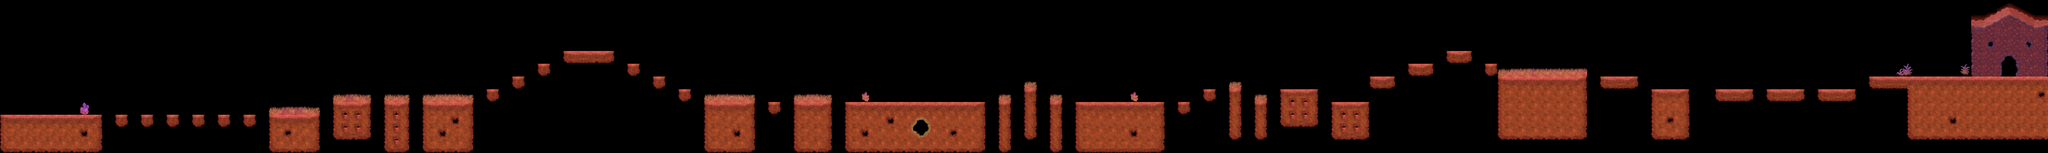

Below is a game level as drawn by its tile map, then a one-line description and the .tmx that defines it (tile-layer data replaced by summaries):
An orthogonal 160x12 tile map with 32x32 px tiles, 4 tile layers (Capa de Patrones 1, Colision, objAleatorios, Monedas).

<map version="1.0" orientation="orthogonal" renderorder="right-down" width="160" height="12" tilewidth="32" tileheight="32" nextobjectid="1">
 <tileset firstgid="1" name="alien2" tilewidth="32" tileheight="32">
  <image source="Resources/alien2.png" width="384" height="2304" />
 </tileset>
 <layer name="Capa de Patrones 1" width="160" height="12">
  <data>[1920 cells, 420 non-empty, 76 distinct tile ids]</data>
 </layer>
 <layer name="Colision" width="160" height="12">
  <data>[1920 cells, 420 non-empty, 76 distinct tile ids]</data>
 </layer>
 <layer name="objAleatorios" width="160" height="12">
  <data>[1920 cells, 0 non-empty, 0 distinct tile ids]</data>
 </layer>
 <layer name="Monedas" width="160" height="12">
  <data>[1920 cells, 0 non-empty, 0 distinct tile ids]</data>
 </layer>
</map>
